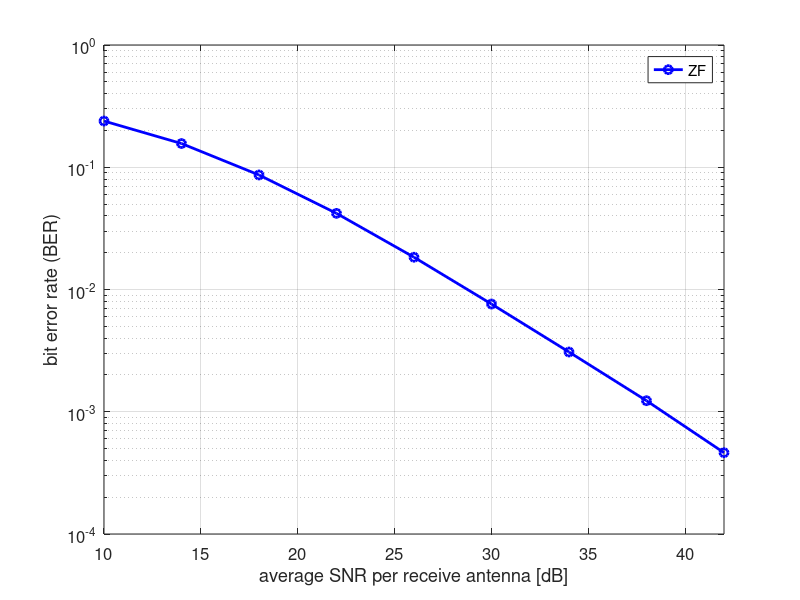

The MATLAB script that drew this image:
% -----------------------------------------------------
% -- Simple MIMO simulator (v0.2)
% -- 2014 (c) studer@cornell.edu
% -----------------------------------------------------

function simpleMIMOsim(varargin)

  % -- set up default/custom parameters
  
  if isempty(varargin)
    
    disp('using default simulation settings and parameters...')
        
    % set default simulation parameters 
    par.simName = 'ERR_4x4_16QAM'; % simulation name (used for saving results)
    par.runId = 0; % simulation ID (used to reproduce results)
    par.MR = 4; % receive antennas 
    par.MT = 4; % transmit antennas (set not larger than MR!) 
    par.mod = '16QAM'; % modulation type: 'BPSK','QPSK','16QAM','64QAM'
    par.trials = 10000; % number of Monte-Carlo trials (transmissions)
    par.SNRdB_list = 10:4:42; % list of SNR [dB] values to be simulated
    par.detector = {'ZF'}; % define detector(s) to be simulated  
    
  else
      
    disp('use custom simulation settings and parameters...')    
    par = varargin{1}; % only argument is par structure
    
  end

  % -- initialization
  
  % use runId random seed (enables reproducibility)
  rng(par.runId); 

  % set up Gray-mapped constellation alphabet (according to IEEE 802.11)
  switch (par.mod)
    case 'BPSK',
      par.symbols = [ -1 1 ];
    case 'QPSK', 
      par.symbols = [ -1-1i,-1+1i, ...
                      +1-1i,+1+1i ];
    case '16QAM',
      par.symbols = [ -3-3i,-3-1i,-3+3i,-3+1i, ...
                      -1-3i,-1-1i,-1+3i,-1+1i, ...
                      +3-3i,+3-1i,+3+3i,+3+1i, ...
                      +1-3i,+1-1i,+1+3i,+1+1i ];
    case '64QAM',
      par.symbols = [ -7-7i,-7-5i,-7-1i,-7-3i,-7+7i,-7+5i,-7+1i,-7+3i, ...
                      -5-7i,-5-5i,-5-1i,-5-3i,-5+7i,-5+5i,-5+1i,-5+3i, ...
                      -1-7i,-1-5i,-1-1i,-1-3i,-1+7i,-1+5i,-1+1i,-1+3i, ...
                      -3-7i,-3-5i,-3-1i,-3-3i,-3+7i,-3+5i,-3+1i,-3+3i, ...
                      +7-7i,+7-5i,+7-1i,+7-3i,+7+7i,+7+5i,+7+1i,+7+3i, ...
                      +5-7i,+5-5i,+5-1i,+5-3i,+5+7i,+5+5i,+5+1i,+5+3i, ...
                      +1-7i,+1-5i,+1-1i,+1-3i,+1+7i,+1+5i,+1+1i,+1+3i, ...
                      +3-7i,+3-5i,+3-1i,+3-3i,+3+7i,+3+5i,+3+1i,+3+3i ];
                         
  end

  % extract average symbol energy
  par.Es = mean(abs(par.symbols).^2); 
  
  % precompute bit labels
  par.Q = log2(length(par.symbols)); % number of bits per symbol
  par.bits = de2bi(0:length(par.symbols)-1,par.Q,'left-msb'); % Express symbols with bits (row vector)

  % track simulation time
  time_elapsed = 0;
  
  % -- start simulation 
  
  % initialize result arrays (detector x SNR)
  res.VER = zeros(length(par.detector),length(par.SNRdB_list)); % vector error rate
  res.SER = zeros(length(par.detector),length(par.SNRdB_list)); % symbol error rate
  res.BER = zeros(length(par.detector),length(par.SNRdB_list)); % bit error rate

  % generate random bit stream (antenna x bit x trial)
  bits = randi([0 1],par.MT,par.Q,par.trials);

  % trials loop
  tic
  for t=1:par.trials
  
    % generate transmit symbol
    idx = bi2de(bits(:,:,t),'left-msb')+1;
    s = par.symbols(idx).';
  
    % generate iid Gaussian channel matrix & noise vector
    n = sqrt(0.5)*(randn(par.MR,1)+1i*randn(par.MR,1));
    H = sqrt(0.5)*(randn(par.MR,par.MT)+1i*randn(par.MR,par.MT));
    
    % transmit over noiseless channel (will be used later)
    x = H*s;
  
    % SNR loop
    for k=1:length(par.SNRdB_list)
      
      % compute noise variance (average SNR per receive antenna is: SNR=MT*Es/N0)
      N0 = par.MT*par.Es*10^(-par.SNRdB_list(k)/10);
      
      % transmit data over noisy channel
      y = x+sqrt(N0)*n;
    
      % algorithm loop      
      for d=1:length(par.detector)
          
        switch (par.detector{d}) % select algorithms
          case 'ZF', % zero-forcing detection
            [idxhat,bithat] = ZF(par,H,y);
          case 'bMMSE', % biased MMSE detector
            [idxhat,bithat] = bMMSE(par,H,y,N0);          
          case 'uMMSE', % unbiased MMSE detector
            [idxhat,bithat] = uMMSE(par,H,y,N0);
          case 'ML', % ML detection using sphere decoding
            [idxhat,bithat] = ML(par,H,y);
          otherwise,
            error('par.detector type not defined.')      
        end

        % -- compute error metrics
        err = (idx~=idxhat);
        res.VER(d,k) = res.VER(d,k) + any(err);
        res.SER(d,k) = res.SER(d,k) + sum(err)/par.MT;    
        res.BER(d,k) = res.BER(d,k) + sum(sum(bits(:,:,t)~=bithat))/(par.MT*par.Q);      
      
      end % algorithm loop
                 
    end % SNR loop    
    
    % keep track of simulation time    
    if toc>10
      time=toc;
      time_elapsed = time_elapsed + time;
      fprintf('estimated remaining simulation time: %3.0f min.\n',time_elapsed*(par.trials/t-1)/60);
      tic
    end      
  
  end % trials loop

  % normalize results
  res.VER = res.VER/par.trials;
  res.SER = res.SER/par.trials;
  res.BER = res.BER/par.trials;
  res.time_elapsed = time_elapsed;
  
  % -- save final results (par and res structure)
    
  save([ par.simName '_' num2str(par.runId) ],'par','res');    
    
  % -- show results (generates fairly nice Matlab plot) 
  
  marker_style = {'bo-','rs--','mv-.','kp:','g*-','c>--','yx:'};
  figure(1)
  for d=1:length(par.detector)
    if d==1
      semilogy(par.SNRdB_list,res.BER(d,:),marker_style{d},'LineWidth',2)
      hold on
    else
      semilogy(par.SNRdB_list,res.BER(d,:),marker_style{d},'LineWidth',2)
    end
  end
  hold off
  grid on
  xlabel('average SNR per receive antenna [dB]','FontSize',12)
  ylabel('bit error rate (BER)','FontSize',12)
  axis([min(par.SNRdB_list) max(par.SNRdB_list) 1e-4 1])
  legend(par.detector,'FontSize',12)
  set(gca,'FontSize',12)
  
end

% -- set of detector functions 

%% zero-forcing (ZF) detector
function [idxhat,bithat] = ZF(par,H,y)
  xhat = H\y;    
  [~,idxhat] = min(abs(xhat*ones(1,length(par.symbols))-ones(par.MT,1)*par.symbols).^2,[],2);
  bithat = par.bits(idxhat,:);
end

%% biased MMSE detector (bMMSE)
function [idxhat,bithat] = bMMSE(par,H,y,N0)
  xhat = (H'*H+(N0/par.Es)*eye(par.MT))\(H'*y);    
  [~,idxhat] = min(abs(xhat*ones(1,length(par.symbols))-ones(par.MT,1)*par.symbols).^2,[],2);
  bithat = par.bits(idxhat,:);  
end

%% unbiased MMSE detector (uMMSE)
function [idxhat,bithat] = uMMSE(par,H,y,N0)
  W = (H'*H+(N0/par.Es)*eye(par.MT))\(H');
  xhat = W*y;
  G = real(diag(W*H));
  [~,idxhat] = min(abs(xhat*ones(1,length(par.symbols))-G*par.symbols).^2,[],2);
  bithat = par.bits(idxhat,:);
end

%% ML detection using sphere decoding
function [idxML,bitML] = ML(par,H,y)

  % -- initialization  
  Radius = inf;
  PA = zeros(par.MT,1); % path
  ST = zeros(par.MT,length(par.symbols)); % stack  

  % -- preprocessing
  [Q,R] = qr(H,0);  
  y_hat = Q'*y;    
  
  % -- add root node to stack
  Level = par.MT; 
  ST(Level,:) = abs(y_hat(Level)-R(Level,Level)*par.symbols.').^2;
  
  % -- begin sphere decoder
  while ( Level<=par.MT )          
    % -- find smallest PED in boundary    
    [minPED,idx] = min( ST(Level,:) );
    
    % -- only proceed if list is not empty
    if minPED<inf
      ST(Level,idx) = inf; % mark child as tested        
      NewPath = [ idx ; PA(Level+1:end,1) ]; % new best path
      
      % -- search child
      if ( minPED<Radius )
        % -- valid candidate found
        if ( Level>1 )                  
          % -- expand this best node
          PA(Level:end,1) = NewPath;
          Level = Level-1; % downstep
          DF = R(Level,Level+1:end) * par.symbols(PA(Level+1:end,1)).';
          ST(Level,:) = minPED + abs(y_hat(Level)-R(Level,Level)*par.symbols.'-DF).^2;
        else
          % -- valid leaf found     
          idxML = NewPath;
          bitML = par.bits(idxML',:);
          % -- update radius (radius reduction)
          Radius = minPED;    
        end
      end      
    else
      % -- no more childs to be checked
      Level=Level+1;      
    end    
  end
  
end
